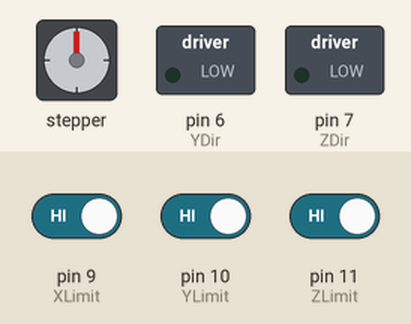
Recording of a sketch running on a simulated Arduino Uno, built with avr-gcc and run on an emulated ATmega328P. Shown: stepper motor, switched loads named in the sketch (green lamp = pin HIGH). Wiring (inferred from the names in the program): stepper motor (2048 steps per turn assumed): coils pin 2, pin 3, pin 4, pin 5. The test bench sets the inputs (shaded band); at power-on: pin 9 (XLimit) HIGH, pin 10 (YLimit) HIGH, pin 11 (ZLimit) HIGH. Pins used as bus, display or sensor lines are not drawn.

Above: at 0.8 s.
0.9 s: pin 9 (XLimit) driven LOW and pin 10 (YLimit) driven LOW and pin 11 (ZLimit) driven LOW
At 2.4 s:
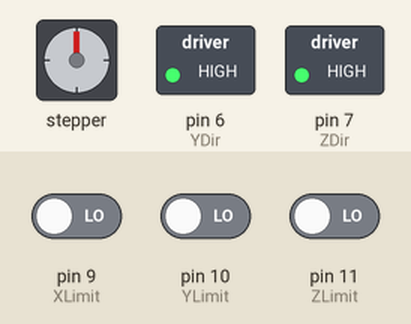
At 4.0 s:
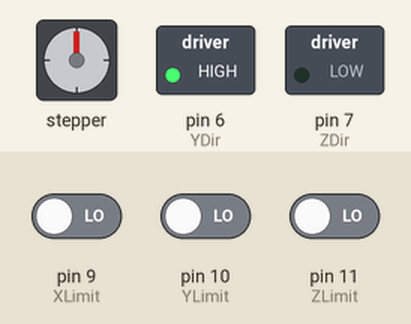
Timing chart, 0 to 5.5 s (numbered marks = the images above; inputs shaded):
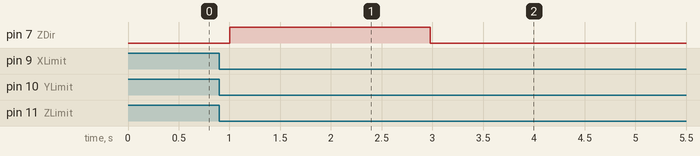

The sketch:

A4988StepperMotorTest.ino
```cpp
//Pins
const byte XStep = 2;
const byte YStep = 3;
const byte ZStep = 4;
const byte XDir = 5;
const byte YDir = 6;
const byte ZDir = 7;
const byte XLimit = 9;
const byte YLimit = 10;
const byte ZLimit = 11;


//Movement variables
short CurrentXPos;
short CurrentYPos;
short CurrentZPos;

short CurrentXDes;
short CurrentYDes;
short CurrentZDes;

short CurrentXDir;
short CurrentYDir;
short CurrentZDir;


//Boundaries
const short XMaxStep = 3632;
const short YMaxStep = 1624;
const short ZLowStep = 300; //Step position that moves touchscreen out of reach


//Movement to pixels (as coordinates)
const short XCoordMin = 502;
const short XCoordMax = 2779;

const short YCoordMin = 55;
const short YCoordMax = 1342;

const short CoordStep = 99;


//Queue
byte queueIn[300];
byte queueOut[300];
short queueInIndex;
short queueOutIndex;


//State machine variables
int state = 0;
byte instr1 = 0;
byte instr2 = 0;
byte instr3 = 0;

byte HelloMessage[] = {0xDA, 0xDA};

//float slope;
//float error;
//bool vertical = false;


void Pulse(int StepPin, int microDelay = 250)
{
  digitalWrite(StepPin,HIGH);
  delayMicroseconds(microDelay);

  digitalWrite(StepPin,LOW);
  delayMicroseconds(microDelay);
}

void PulseAmount(int StepPin, int Amount, int microDelay = 250)
{
  for(int i = 0; i < Amount; i++)
  {
    Pulse(StepPin, microDelay);
  }
}

void ResetMotors(bool resetX, bool resetY, bool resetZ)
{
  digitalWrite(XDir,LOW);
  digitalWrite(YDir,LOW);
  digitalWrite(ZDir,LOW);

  bool XLimitHit = !resetX;
  bool YLimitHit = !resetY;
  bool ZLimitHit = !resetZ;

  while(!XLimitHit || !YLimitHit || !ZLimitHit)
  {
    if(digitalRead(XLimit) == 0)
    {
      XLimitHit = true;
      CurrentXPos = 0;
      CurrentXDir = -1;
      CurrentXDes = 0;
    }
    if(digitalRead(YLimit) == 0)
    {
      YLimitHit = true;
      CurrentYPos = 0;
      CurrentYDir = -1;
      CurrentYDes = 0;
    }
    if(digitalRead(ZLimit) == 0)
    {
      ZLimitHit = true;
      CurrentZPos = 0;
      CurrentZDir = -1;
      CurrentZDes = 0;
    }

    if(!XLimitHit)
    {
      Pulse(XStep);
    }

    if(!YLimitHit)
    {
      Pulse(YStep);
    }

    if(!ZLimitHit) Pulse(ZStep,1000);
  }

  if(resetX)
  {
  CurrentXDir = 1;
  digitalWrite(XDir,HIGH);
  PulseAmount(XStep,100);
  CurrentXDes = 100;
  CurrentXPos = 100;
  }

  if(resetY)
  {
  CurrentYDir = 1;
  digitalWrite(YDir,HIGH);
  PulseAmount(YStep,100);
  CurrentYDes = 100;
  CurrentYPos = 100;
  }
}

void SetZPos(int ZDes)
{
  CurrentZDes = ZDes;

  if(ZDes > CurrentZPos)
  {
    CurrentZDir = 1;
    digitalWrite(ZDir, HIGH);
  }
  else
  {
    CurrentZDir = -1;
    digitalWrite(ZDir, LOW);
  }
}

void SetXYPos(int XDes, int YDes)
{
  if(XDes > XMaxStep) XDes = XMaxStep;
  else if(XDes < 0) XDes = 0;

  if(YDes > YMaxStep) YDes = YMaxStep;
  else if(YDes < 0) YDes = 0;

  CurrentXDes = XDes;
  CurrentYDes = YDes;

  if(XDes > CurrentXPos)
  {
    CurrentXDir = 1;
    digitalWrite(XDir, HIGH);
  }
  else
  {
    CurrentXDir = -1;
    digitalWrite(XDir, LOW);
  }

  if(YDes > CurrentYPos)
  {
    CurrentYDir = 1;
    digitalWrite(YDir, HIGH);
  }
  else
  {
    CurrentYDir = -1;
    digitalWrite(YDir, LOW);
  }
}

int gcd(int a, int b)
{
  int t;
  while (b != 0)
  {
    t = b;
    b = a % b;
    a = t;
  }
  return a;
}

void SetXYCoord(int XCoord, int YCoord)
{
  if(XCoord > 23) XCoord = 23;
  if(XCoord < 0) XCoord = 0;
  if(YCoord > 13) YCoord = 13;
  if(YCoord < 0) YCoord = 0;

  int XDes = CoordStep * XCoord + XCoordMin;
  int YDes = CoordStep * YCoord + YCoordMin;

  //if (XDes == CurrentXPos)
  //{
  //  vertical = true;
  //}
  //else
  //{
  //  vertical = false;

  //  slope = (float)abs(YDes - CurrentYPos)/(float)abs(XDes - CurrentXPos);
  //  error = (float)CoordStep / 2;
  //}

  SetXYPos(XDes, YDes);
}

//returns whether any of the motors are currently moving
bool UpdatePosition()
{
  bool moving = false;

  if(CurrentXPos != CurrentXDes) //&& CurrentYPos == CurrentYDes && !vertical)
  {
    moving = true;

    Pulse(XStep);
    CurrentXPos += CurrentXDir;
    //error += slope;

    //while (error > CoordStep)
    //{
    //  error -= CoordStep;
    //  CurrentYDes += CoordStep;
    //  delay(10);
    //}
  }
  if(CurrentYPos != CurrentYDes)
  {
    moving = true;

    Pulse(YStep);
    CurrentYPos += CurrentYDir;
  }
  if(CurrentZPos != CurrentZDes)
  {
    moving = true;

    Pulse(ZStep,1000);
    CurrentZPos += CurrentZDir;
  }

  if(digitalRead(XLimit) == 0 && CurrentXDir < 0)
  {
    CurrentXPos = 10;
    CurrentXDes = 10;
    CurrentXDir = 1;
      digitalWrite(XDir,HIGH);

    PulseAmount(XStep,10);
  }

  if(digitalRead(YLimit) == 0 && CurrentYDir < 0)
  {
    CurrentYPos = 10;
    CurrentYDes = 10;
    CurrentYDir = 1;
      digitalWrite(YDir,HIGH);
    PulseAmount(YStep,10);
  }

  if(digitalRead(ZLimit) == 0 && CurrentZDir < 0)
  {
    CurrentZPos = 0;
    CurrentZDes = 0;
  }

  return moving;
}

void Enqueue(byte datum)
{
  queueInIndex++;
  queueIn[queueInIndex] = datum;
}

byte Dequeue()
{
  if(queueOutIndex < 0)
  {
    for(int i = queueInIndex; i > -1; i--)
    {
      queueOutIndex++;
      queueOut[queueOutIndex] = queueIn[i];
    }
    queueInIndex = -1;
  }

  byte datum = queueOut[queueOutIndex];
  queueOutIndex--;

  return datum;
}

int QueueCount()
{
  return queueOutIndex + queueInIndex + 2;
}

void ReadOneByte(byte b)
{
    Serial.write(b);
    switch (state)
    {
        case 0:
            if (b == 0xCA)
            {
                state = 1;
            }
            break;
        case 1:
            if (b == 0xFE)
            {
                state = 2;
                break;
            }
            state = 0;
            break;
        case 2:
            if (b == 0xBA)
            {
                state = 3;
                break;
            }
            state = 0;
            break;
        case 3:
            if (b == 0xBE)
            {
                state = 4;
                break;
            }
            state = 0;
            break;
        case 4:
            instr1 = b;
            state = 7;
            if (b == 0x03)
            {
                state = 5;
            }
            else if (b == 0 || b > 0x03)
            {
                state = 0;
            }
            break;
        case 5:
            //if (b > 23)
            //{
            //    state = 0;
            //    break;
            //}

            instr2 = b;
            state = 6;
            break;
        case 6:
            //if (b > 13)
            //{
            //    state = 0;
            //    break;
            //}

            instr3 = b;
            state = 7;
            break;
        case 7:
            if (b == 0xBE)
            {
                state = 8;
                break;
            }

            state = 0;
            break;
        case 8:
            if (b == 0xBE)
            {
                state = 9;
                break;
            }

            state = 0;
            break;
        case 9:
            if (b == 0xBA)
            {
                state = 10;
                break;
            }

            state = 0;
            break;
        case 10:
            state = 0;
            if (b != 0xBA)
            {
                break;
            }

            Enqueue(instr1);

            if (instr1 == 0x03)
            {
                Enqueue(instr2);
                Enqueue(instr3);
            }

            //Serial.write(0xFF);
            break;
    }
    //Serial.write((byte)state);
}

void setup()
{
  pinMode(XStep,OUTPUT);
  pinMode(XDir,OUTPUT);
  pinMode(YStep,OUTPUT);
  pinMode(YDir,OUTPUT);
  pinMode(ZStep,OUTPUT);
  pinMode(ZDir,OUTPUT);

  pinMode(XLimit,INPUT_PULLUP);
  pinMode(YLimit,INPUT_PULLUP);
  pinMode(ZLimit,INPUT_PULLUP);

  queueInIndex = -1;
  queueOutIndex = -1;

  Serial.begin(9600);

  //digitalWrite(ZDir, HIGH);
  //PulseAmount(ZStep, ZLowStep, 1000);

  ResetMotors(true, true, false);

  ResetMotors(false, false, true);

  SetZPos(ZLowStep);

  while(UpdatePosition()) {}

  //Serial.write(HelloMessage,2);

  SetXYPos(1816,812);
  while(UpdatePosition()){}

  SetZPos(0);
  while(UpdatePosition()){}

  SetXYPos(2200,1624);
  while(UpdatePosition()){}
}

void loop()
{
  /*if(Serial.available() > 0) ReadOneByte(Serial.read());
  bool moving = UpdatePosition();

  if(!moving && QueueCount() > 0)
  {
    byte inst = Dequeue();
    switch(inst)
    {
      case 1:
        SetZPos(0);
        break;

      case 2:
        SetZPos(ZLowStep);
        break;

      case 3:
        byte x = Dequeue();
        byte y = Dequeue();

        SetXYCoord(x,y);
        break;
    }
  }
  */
}
```

Measured:
- after the input at 0.9 s, pin 6 (YDir): LOW → HIGH after 0.05 s; pin 7 (ZDir): LOW → HIGH after 0.10 s, → LOW 2.0 s later
